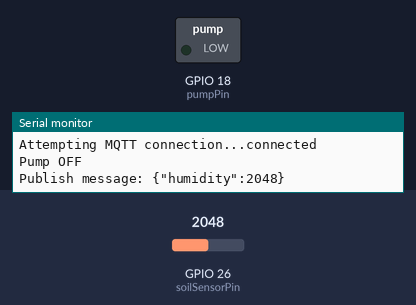
Bench run of a sketch on a simulated ESP32. Shown: switched loads named in the sketch (green lamp = pin HIGH), the last lines printed to the serial monitor. Inputs (shaded band) come from the test bench; at power-on: GPIO 26 (soilSensorPin) = 2048. WiFi joins after 1.5 s; servers stay silent unless stated; no MQTT or app messages arrive unless stated.

Above: at 2.7 s.
2.8 s: GPIO 26 (soilSensorPin) set to 56
5.2 s: GPIO 26 (soilSensorPin) set to 45
At 6.7 s:
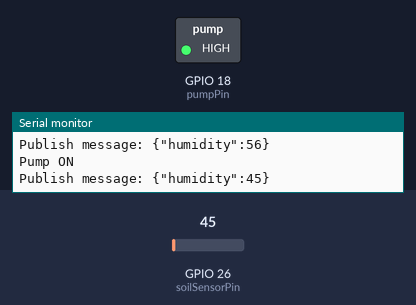
10.5 s: GPIO 26 (soilSensorPin) set to 240
At 12.6 s:
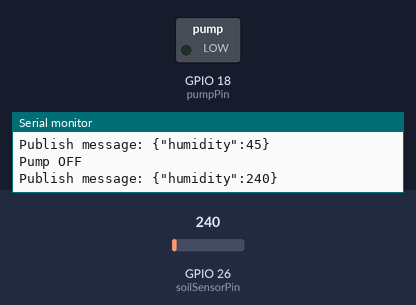
13.5 s: GPIO 26 (soilSensorPin) set to 10
At 15.3 s:
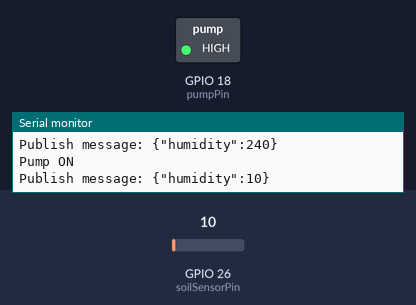
Timing chart, 0 to 16.5 s (numbered marks = the images above; inputs shaded):
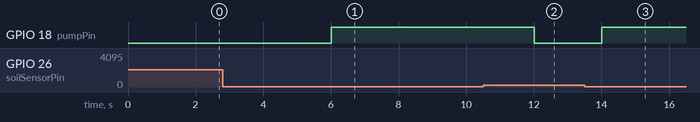

Measured:
- the behaviour switches between 50 and 49 on GPIO 26 (soilSensorPin) (found by bisection; images 0 and 1)
- after the input at 5.2 s, GPIO 18 (pumpPin): LOW → HIGH after 0.80 s
- after the input at 10.5 s, GPIO 18 (pumpPin): HIGH → LOW after 1.5 s
- after the input at 13.5 s, GPIO 18 (pumpPin): LOW → HIGH after 0.51 s

The sketch:

humidite_tb.ino
```cpp
#include <WiFi.h>
#include <PubSubClient.h>
#include <ArduinoJson.h>

// Configuration WiFi
const char* ssid = "Galaxy_S21";
const char* password = "12345678";

// Configuration MQTT pour ThingsBoard
const char* mqtt_server = "192.168.1.174";
const char* mqtt_token = "sqW1hsfNqLRAEkym3LKQ";

// Pins
const int soilSensorPin = 26; // ADC pin pour le capteur d'humidité
const int pumpPin = 18; // GPIO pour la pompe

WiFiClient espClient;
PubSubClient client(espClient);

unsigned long lastMsg = 0;
#define MSG_BUFFER_SIZE  (50)
char msg[MSG_BUFFER_SIZE];
int value = 0;

void setup() {
  Serial.begin(115200);

  pinMode(pumpPin, OUTPUT);
  digitalWrite(pumpPin, LOW);

  setup_wifi();
  client.setServer(mqtt_server, 1883);
  client.setCallback(callback);
}

void setup_wifi() {
  delay(10);
  Serial.println();
  Serial.print("Connecting to ");
  Serial.println(ssid);

  WiFi.begin(ssid, password);

  while (WiFi.status() != WL_CONNECTED) {
    delay(500);
    Serial.print(".");
  }

  Serial.println("");
  Serial.println("WiFi connected");
  Serial.println("IP address: ");
  Serial.println(WiFi.localIP());
}

void callback(char* topic, byte* payload, unsigned int length) {
  Serial.print("Message arrived [");
  Serial.print(topic);
  Serial.print("] ");

  // Convertir le payload en chaîne
  String message;
  for (int i = 0; i < length; i++) {
    message += (char)payload[i];
  }
  Serial.println(message);

  // Utiliser ArduinoJson pour analyser le JSON
  StaticJsonDocument<200> doc;
  DeserializationError error = deserializeJson(doc, message);

  if (!error) {
    const char* method = doc["method"];
    bool params = doc["params"];

    if (String(method) == "setValue") {
      if (params) {
        digitalWrite(pumpPin, HIGH);  // Activer la pompe
        Serial.println("Pump ON");
      } else {
        digitalWrite(pumpPin, LOW);   // Désactiver la pompe
        Serial.println("Pump OFF");
      }
    }
  } else {
    Serial.println("Failed to parse JSON");
  }
}

void reconnect() {
  while (!client.connected()) {
    Serial.print("Attempting MQTT connection...");
    if (client.connect("ESP32Client", mqtt_token, NULL)) {
      Serial.println("connected");
      client.subscribe("v1/devices/me/rpc/request/+");
    } else {
      Serial.print("failed, rc=");
      Serial.print(client.state());
      Serial.println(" try again in 5 seconds");
      delay(5000);
    }
  }
}

void loop() {
  if (!client.connected()) {
    reconnect();
  }
  client.loop();

   unsigned long now = millis();
  if (now - lastMsg > 2000) {
    lastMsg = now;
    int sensorValue = analogRead(soilSensorPin);
    int humidity = sensorValue;

    // Check if humidity is below 50% and activate pump if necessary
    if (humidity < 50) {
      digitalWrite(pumpPin, HIGH);
      Serial.println("Pump ON");
    } else {
      digitalWrite(pumpPin, LOW);
      Serial.println("Pump OFF");
    }

    String payload = "{";
    payload += "\"humidity\":";
    payload += humidity;
    payload += "}";

    payload.toCharArray(msg, MSG_BUFFER_SIZE);
    Serial.print("Publish message: ");
    Serial.println(msg);
    client.publish("v1/devices/me/telemetry", msg);
  }
}
```
